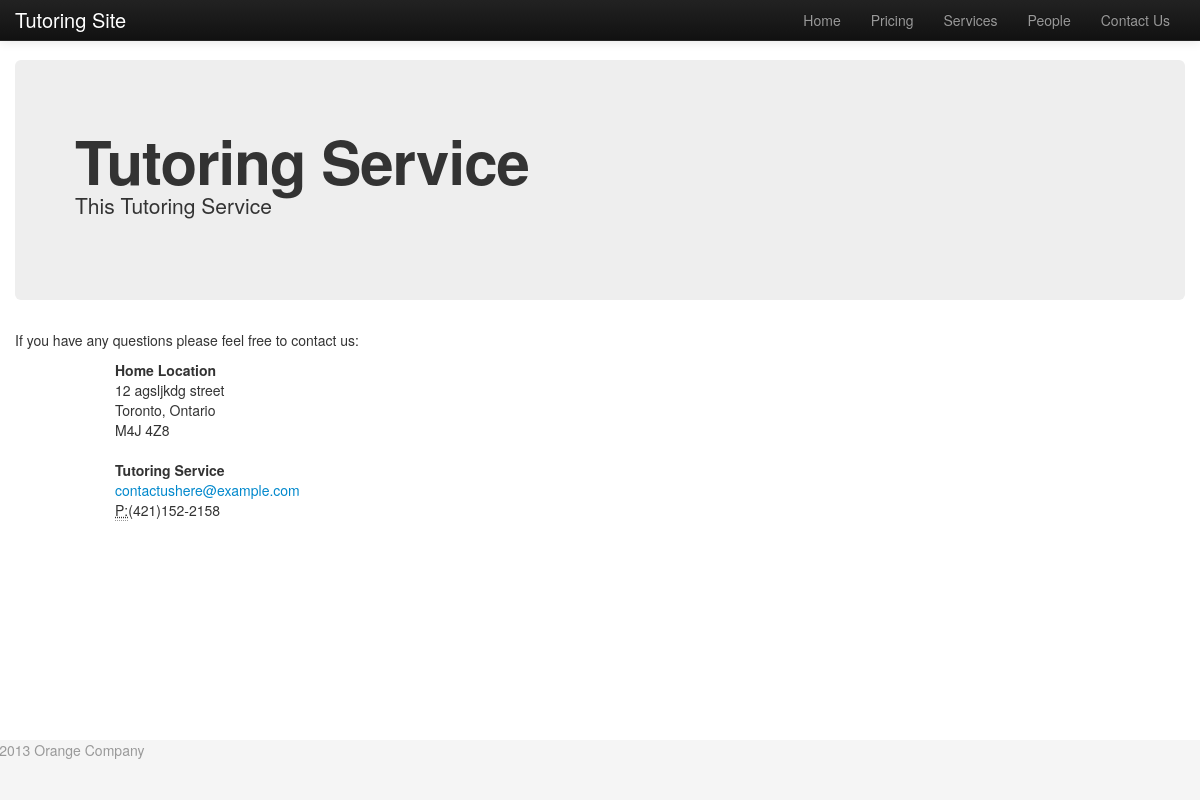
Page /contact/ on the committed database.
### contactList/models.py (models this page shows, shortened)
class Location(models.Model):
    name = models.CharField(max_length=200)
    streetAddress = models.CharField(max_length=200)
    city = models.CharField(max_length=200)
    province = models.CharField(max_length=200)
    country = models.CharField(max_length=200, blank=True)
    postalCode= models.CharField(max_length=200)
    phone = models.CharField(max_length=200, blank =True)
    map = models.ImageField(upload_to='images/contactList/', blank=True)
    priority = models.IntegerField(default=2)

class Email(models.Model):
    name = models.CharField(max_length=200)
    email = models.EmailField(max_length=254)
    phone = models.CharField(max_length=200, blank=True)

### contactList/views.py (the view)
def index(request):
    locations_list = Location.objects.order_by('priority')
    emails_list = Email.objects.order_by('name')
    return render(request, 'contactList/contact.html', {'locations_list': locations_list, 'emails_list': emails_list})

### contactList/templates/contactList/contact.html (shortened to what this page needs)
{% extends "base.html" %}
{% block content %}
		<div class="row">
			<div class="span">
				<p>If you have any questions please feel free to contact us:</p>
			</div>
		</div>
		{% if locations_list %}
		{% for Location in locations_list %}
			<div class="row">
				<div class="span3 offset1">
					<address>
						<strong>{{ Location.name }}</strong><br>
						{{ Location.streetAddress}}<br>
						{{ Location.city }}, {{ Location.province }} {% if Location.country %}, {{ Location.country }}{% endif %}<br>
						{{ Location.postalCode }}<br>
					</address>
				</div>
			</div>
		{% endfor %}
	{% else %}
		<p>No Locations</p>
	{% endif %}
	{% if emails_list %}
		{% for Email in emails_list %}
			<div class="row">
				<div class="span3 offset1">
					<address>
						<strong>{{ Email.name }}</strong><br>
						<a href="mailto:{{ Email.email }}">{{ Email.email }}</a><br>
						{% if Email.phone %}<abbr title="Phone">P:</abbr>{{ Email.phone }}{% endif %}
					</address>
				</div>
			</div>
		{% endfor %}
	{% else %}
	<p>No Emails</p>
	{% endif %}
{% endblock %}

### static/TutoringSite/css/custom.css (style rules this page uses)
html, body { height: 100%; }

### rows in the picture
Location: name "Home Location", streetAddress "12 agsljkdg street", city "Toronto", province "Ontario", postalCode "M4J 4Z8"
Email: name "Tutoring Service", email "contactushere@example.com", phone "(421)152-2158"
